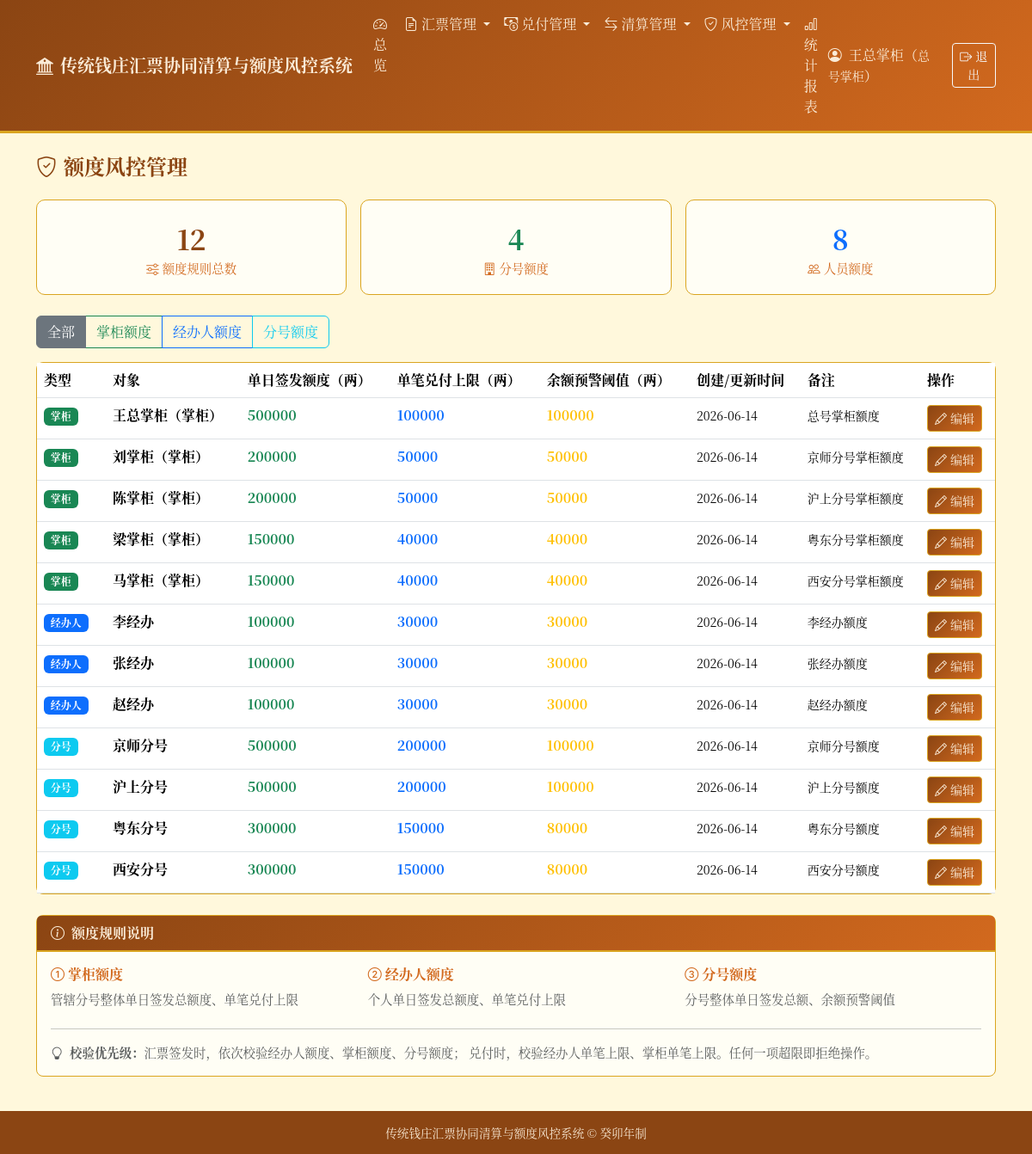
The app's page /credit-limits (signed in) with its own data.
### tables this page shows
CREATE TABLE users (
        id INTEGER PRIMARY KEY AUTOINCREMENT,
        username TEXT UNIQUE NOT NULL,
        real_name TEXT NOT NULL,
        role TEXT NOT NULL CHECK(role IN ('总号掌柜', '分号掌柜', '票号经办人', '复核人', '稽核员')),
        branch_id INTEGER,
        password TEXT NOT NULL DEFAULT '123456',
        status TEXT NOT NULL DEFAULT '在职' CHECK(status IN ('在职', '离职')),
        created_date TEXT NOT NULL,
        FOREIGN KEY (branch_id) REFERENCES branches(id)
    );

CREATE TABLE credit_limits (
        id INTEGER PRIMARY KEY AUTOINCREMENT,
        target_type TEXT NOT NULL CHECK(target_type IN ('掌柜', '经办人', '分号')),
        target_id INTEGER NOT NULL,
        daily_issue_limit REAL NOT NULL DEFAULT 0 CHECK(daily_issue_limit >= 0),
        single_redeem_limit REAL NOT NULL DEFAULT 0 CHECK(single_redeem_limit >= 0),
        balance_warning REAL NOT NULL DEFAULT 0 CHECK(balance_warning >= 0),
        created_at TEXT NOT NULL,
        updated_at TEXT,
        remark TEXT
    );

CREATE TABLE branches (
        id INTEGER PRIMARY KEY AUTOINCREMENT,
        branch_code TEXT UNIQUE NOT NULL,
        branch_name TEXT NOT NULL,
        location TEXT,
        manager TEXT,
        contact TEXT,
        status TEXT NOT NULL DEFAULT '营业中' CHECK(status IN ('营业中', '已歇业')),
        created_date TEXT NOT NULL,
        remark TEXT
    );

### main.py (the view)
@app.get("/credit-limits", response_class=HTMLResponse)
def credit_limits_list(request: Request, user=Depends(auth_dep)):
    if user["role"] not in ("总号掌柜", "稽核员"):
        raise HTTPException(status_code=403, detail="仅总号掌柜或稽核员可查看额度")
    conn = get_db()
    cursor = conn.cursor()
    cursor.execute(
        "SELECT cl.*, u.real_name as user_name, b.branch_name FROM credit_limits cl LEFT JOIN users u ON cl.target_type = '经办人' AND cl.target_id = u.id LEFT JOIN branches b ON cl.target_type IN ('分号', '掌柜') AND cl.target_id = CASE WHEN cl.target_type = '分号' THEN b.id WHEN cl.target_type = '掌柜' THEN b.id END ORDER BY cl.id"
    )
    limits_raw = [dict(row) for row in cursor.fetchall()]
    limits = []
    for row in limits_raw:
        if row["target_type"] == "掌柜":
            cursor.execute("SELECT real_name FROM users WHERE id = ?", (row["target_id"],))
            u = cursor.fetchone()
            cursor.execute("SELECT branch_name FROM branches WHERE id = ?", (row["target_id"],))
            b = cursor.fetchone()
            row["display_name"] = f"{u['real_name'] if u else ''}（掌柜）"
        elif row["target_type"] == "经办人":
            cursor.execute("SELECT real_name FROM users WHERE id = ?", (row["target_id"],))
            u = cursor.fetchone()
            row["display_name"] = u["real_name"] if u else ""
        elif row["target_type"] == "分号":
            cursor.execute("SELECT branch_name FROM branches WHERE id = ?", (row["target_id"],))
            b = cursor.fetchone()
            row["display_name"] = b["branch_name"] if b else ""
        limits.append(row)
    conn.close()
    return templates.TemplateResponse(
        "credit_limits.html",
        {"request": request, "user": user, "limits": limits},
    )

### templates/credit_limits.html (shortened to what this page needs)
{% extends "base.html" %}
{% block content %}
<div class="d-flex justify-content-between align-items-center mb-4">
    <h4 class="fw-bold mb-0" style="color: var(--qz-primary);">
        <i class="bi bi-shield-check me-2"></i>额度风控管理
    </h4>
</div>
<div class="row g-3 mb-4">
    <div class="col-md-4">
        <div class="stat-card">
            <div class="stat-number" style="color: #8B4513;">{{ limits|length }}</div>
            <div class="stat-label"><i class="bi bi-sliders me-1"></i>额度规则总数</div>
        </div>
    </div>
    <div class="col-md-4">
        <div class="stat-card">
            <div class="stat-number" style="color: #198754;">
                {{ limits|selectattr('target_type', 'equalto', '分号')|list|length }}
            </div>
            <div class="stat-label"><i class="bi bi-building me-1"></i>分号额度</div>
        </div>
    </div>
    <div class="col-md-4">
        <div class="stat-card">
            <div class="stat-number" style="color: #0d6efd;">
                {{ limits|selectattr('target_type', 'equalto', '经办人')|list|length + limits|selectattr('target_type', 'equalto', '掌柜')|list|length }}
            </div>
            <div class="stat-label"><i class="bi bi-people me-1"></i>人员额度</div>
        </div>
    </div>
</div>
<div class="mb-3">
    <div class="btn-group" role="group">
        <a href="/credit-limits" class="btn btn-outline-secondary active">全部</a>
        <a href="/credit-limits?type=掌柜" class="btn btn-outline-success">掌柜额度</a>
        <a href="/credit-limits?type=经办人" class="btn btn-outline-primary">经办人额度</a>
        <a href="/credit-limits?type=分号" class="btn btn-outline-info">分号额度</a>
    </div>
</div>
<div class="card card-qz">
    <div class="card-body p-0">
        {% if limits %}
        <div class="table-responsive">
            <table class="table table-hover mb-0">
                <thead style="background-color: var(--qz-light);">
                    <tr>
                        <th style="width: 80px;">类型</th>
                        <th>对象</th>
                        <th>单日签发额度（两）</th>
                        <th>单笔兑付上限（两）</th>
                        <th>余额预警阈值（两）</th>
                        <th>创建/更新时间</th>
                        <th>备注</th>
                        <th>操作</th>
                    </tr>
                </thead>
                <tbody>
                    {% for l in limits %}
                    <tr>
                        <td>
                            {% if l.target_type == '掌柜' %}
                            <span class="badge bg-success">掌柜</span>
                            {% elif l.target_type == '经办人' %}
                            <span class="badge bg-primary">经办人</span>
                            {% else %}
                            <span class="badge bg-info">分号</span>
                            {% endif %}
                        </td>
                        <td><strong>{{ l.display_name }}</strong></td>
                        <td>
                            {% if l.daily_issue_limit > 0 %}
                            <span class="text-success fw-bold">{{ "%.0f"|format(l.daily_issue_limit) }}</span>
                            {% else %}
                            <span class="text-muted">不限</span>
                            {% endif %}
                        </td>
                        <td>
                            {% if l.single_redeem_limit > 0 %}
                            <span class="text-primary fw-bold">{{ "%.0f"|format(l.single_redeem_limit) }}</span>
                            {% else %}
                            <span class="text-muted">不限</span>
                            {% endif %}
                        </td>
                        <td>
                            {% if l.balance_warning > 0 %}
                            <span class="text-warning fw-bold">{{ "%.0f"|format(l.balance_warning) }}</span>
                            {% else %}
                            <span class="text-muted">未设置</span>
                            {% endif %}
                        </td>
                        <td>
                            <small>{{ l.updated_at or l.created_at }}</small>
                        </td>
                        <td><small>{{ l.remark or '—' }}</small></td>
                        <td>
                            {% if user.role == '总号掌柜' %}
                            <a href="/credit-limits/{{ l.id }}/edit" class="btn btn-sm btn-qz">
                                <i class="bi bi-pencil me-1"></i>编辑
                            </a>
                            {% else %}
                            <span class="text-muted small">仅总号掌柜可改</span>
                            {% endif %}
                        </td>
                    </tr>
                    {% endfor %}
                </tbody>
            </table>
        </div>
        {% else %}
        <div class="text-center py-5 text-muted">
            <i class="bi bi-sliders fs-1 d-block mb-3"></i>
            <p>暂无额度设置记录</p>
        </div>
        {% endif %}
    </div>
</div>
<div class="card card-qz mt-4">
    <div class="card-header">
        <i class="bi bi-info-circle me-2"></i>额度规则说明
    </div>
    <div class="card-body" style="font-size: 0.9rem;">
        <div class="row">
            <div class="col-md-4">
                <h6 class="fw-bold" style="color: var(--qz-secondary);"><i class="bi bi-1-circle me-1"></i>掌柜额度</h6>
                <p class="mb-2 text-muted">管辖分号整体单日签发总额度、单笔兑付上限</p>
            </div>
            <div class="col-md-4">
                <h6 class="fw-bold" style="color: var(--qz-secondary);"><i class="bi bi-2-circle me-1"></i>经办人额度</h6>
                <p class="mb-2 text-muted">个人单日签发总额度、单笔兑付上限</p>
            </div>
            <div class="col-md-4">
                <h6 class="fw-bold" style="color: var(--qz-secondary);"><i class="bi bi-3-circle me-1"></i>分号额度</h6>
                <p class="mb-2 text-muted">分号整体单日签发总额、余额预警阈值</p>
            </div>
        </div>
        <hr>
        <p class="text-muted mb-0">
            <i class="bi bi-lightbulb me-1"></i>
            <strong>校验优先级：</strong>汇票签发时，依次校验经办人额度、掌柜额度、分号额度；
            兑付时，校验经办人单笔上限、掌柜单笔上限。任何一项超限即拒绝操作。
        </p>
    </div>
</div>
{% endblock %}

### templates/base.html (shortened to what this page needs)
<!DOCTYPE html>
<html lang="zh-CN">
<head>
    <link href="https://cdn.jsdelivr.net/npm/bootstrap@5.3.2/dist/css/bootstrap.min.css" rel="stylesheet">
    <link href="https://cdn.jsdelivr.net/npm/bootstrap-icons@1.11.2/font/bootstrap-icons.css" rel="stylesheet">
</head>
<body>
    {% if user %}
    <nav class="navbar navbar-expand-lg navbar-qz">
        <div class="container">
            <a class="navbar-brand fw-bold" href="/dashboard">
                <i class="bi bi-bank2 me-2"></i>传统钱庄汇票协同清算与额度风控系统
            </a>
            <div class="collapse navbar-collapse" id="navbarNav">
                <ul class="navbar-nav me-auto">
                    <li class="nav-item">
                        <a class="nav-link" href="/dashboard"><i class="bi bi-speedometer2 me-1"></i>总览</a>
                    </li>
                    <li class="nav-item dropdown">
                        <a class="nav-link dropdown-toggle" href="#" role="button" data-bs-toggle="dropdown">
                            <i class="bi bi-file-earmark-text me-1"></i>汇票管理
                        </a>
                    </li>
                    <li class="nav-item dropdown">
                        <a class="nav-link dropdown-toggle" href="#" role="button" data-bs-toggle="dropdown">
                            <i class="bi bi-cash-coin me-1"></i>兑付管理
                        </a>
                    </li>
                    <li class="nav-item dropdown">
                        <a class="nav-link dropdown-toggle" href="#" role="button" data-bs-toggle="dropdown">
                            <i class="bi bi-arrow-left-right me-1"></i>清算管理
                        </a>
                    </li>
                    {% if user.role in ('总号掌柜', '稽核员') %}
                    <li class="nav-item dropdown">
                        <a class="nav-link dropdown-toggle" href="#" role="button" data-bs-toggle="dropdown">
                            <i class="bi bi-shield-check me-1"></i>风控管理
                        </a>
                    </li>
                    {% endif %}
                    <li class="nav-item">
                        <a class="nav-link" href="/reports"><i class="bi bi-bar-chart me-1"></i>统计报表</a>
                    </li>
                </ul>
                <div class="d-flex align-items-center">
                    <span class="text-light me-3">
                        <i class="bi bi-person-circle me-1"></i>
                        {{ user.real_name }}（<small>{{ user.role }}</small>）
                    </span>
                    <a href="/logout" class="btn btn-sm btn-outline-light"><i class="bi bi-box-arrow-right me-1"></i>退出</a>
                </div>
            </div>
        </div>
    </nav>
    {% endif %}
    <div class="container mt-4">
        {% block content %}{% endblock %}
    </div>
    <footer>
        <div class="container">
            <p class="mb-0">传统钱庄汇票协同清算与额度风控系统 &copy; 癸卯年制</p>
        </div>
    </footer>
</body>
</html>

### templates/base.html (style rules this page uses)
:root { --qz-primary: #8B4513; --qz-secondary: #D2691E; --qz-accent: #DAA520; --qz-bg: #FFF8DC; --qz-dark: #3E2723; --qz-light: #FAEBD7; }
body { background-color: var(--qz-bg); font-family: "Songti SC", "SimSun", "Noto Serif CJK SC", serif; color: var(--qz-dark); }
.navbar-qz { background: linear-gradient(135deg, var(--qz-primary), var(--qz-secondary)); border-bottom: 3px solid var(--qz-accent); }
.navbar-qz .navbar-brand, .navbar-qz .nav-link, .navbar-qz .text-light { color: var(--qz-light) !important; }
.card-qz { border: 1px solid var(--qz-accent); border-radius: 8px; background: #FFFEF5; }
.card-qz .card-header { background: linear-gradient(135deg, var(--qz-primary), var(--qz-secondary)); color: var(--qz-light); border-bottom: 2px solid var(--qz-accent); font-weight: bold; }
.btn-qz { background: linear-gradient(135deg, var(--qz-primary), var(--qz-secondary)); color: var(--qz-light); border: 1px solid var(--qz-accent); }
.stat-card { text-align: center; padding: 20px; border-radius: 10px; background: #FFFEF5; border: 1px solid var(--qz-accent); transition: transform 0.2s; }
.stat-card .stat-number { font-size: 2rem; font-weight: bold; color: var(--qz-primary); }
.stat-card .stat-label { color: var(--qz-secondary); font-size: 0.9rem; }
footer { background: var(--qz-primary); color: var(--qz-light); padding: 15px 0; margin-top: 40px; text-align: center; font-size: 0.85rem; }

### records on screen
users: real_name "王总掌柜", role "总号掌柜"
credit_limits: target_type "掌柜", display_name "王总掌柜（掌柜）", daily_issue_limit "500000", single_redeem_limit "100000", balance_warning "100000", created_at "2026-06-14", remark "总号掌柜额度"
credit_limits: target_type "掌柜", display_name "刘掌柜（掌柜）", daily_issue_limit "200000", single_redeem_limit "50000", balance_warning "50000", created_at "2026-06-14", remark "京师分号掌柜额度"
credit_limits: target_type "掌柜", display_name "陈掌柜（掌柜）", daily_issue_limit "200000", single_redeem_limit "50000", balance_warning "50000", created_at "2026-06-14", remark "沪上分号掌柜额度"
credit_limits: target_type "掌柜", display_name "梁掌柜（掌柜）", daily_issue_limit "150000", single_redeem_limit "40000", balance_warning "40000", created_at "2026-06-14", remark "粤东分号掌柜额度"
credit_limits: target_type "掌柜", display_name "马掌柜（掌柜）", daily_issue_limit "150000", single_redeem_limit "40000", balance_warning "40000", created_at "2026-06-14", remark "西安分号掌柜额度"
users: display_name "李经办"
credit_limits: daily_issue_limit "100000", single_redeem_limit "30000", balance_warning "30000", created_at "2026-06-14", remark "李经办额度"
users: display_name "张经办"
credit_limits: daily_issue_limit "100000", single_redeem_limit "30000", balance_warning "30000", created_at "2026-06-14", remark "张经办额度"
users: display_name "赵经办"
credit_limits: daily_issue_limit "100000", single_redeem_limit "30000", balance_warning "30000", created_at "2026-06-14", remark "赵经办额度"
branches: display_name "京师分号"
credit_limits: daily_issue_limit "500000", single_redeem_limit "200000", balance_warning "100000", created_at "2026-06-14", remark "京师分号额度"
branches: display_name "沪上分号"
credit_limits: daily_issue_limit "500000", single_redeem_limit "200000", balance_warning "100000", created_at "2026-06-14", remark "沪上分号额度"
branches: display_name "粤东分号"
credit_limits: daily_issue_limit "300000", single_redeem_limit "150000", balance_warning "80000", created_at "2026-06-14", remark "粤东分号额度"
branches: display_name "西安分号"
credit_limits: daily_issue_limit "300000", single_redeem_limit "150000", balance_warning "80000", created_at "2026-06-14", remark "西安分号额度"

### other values on screen
{{ limits|length }} "12"
{{ limits|selectattr('target_type', 'equalto', '分号')|list|length }} "4"
